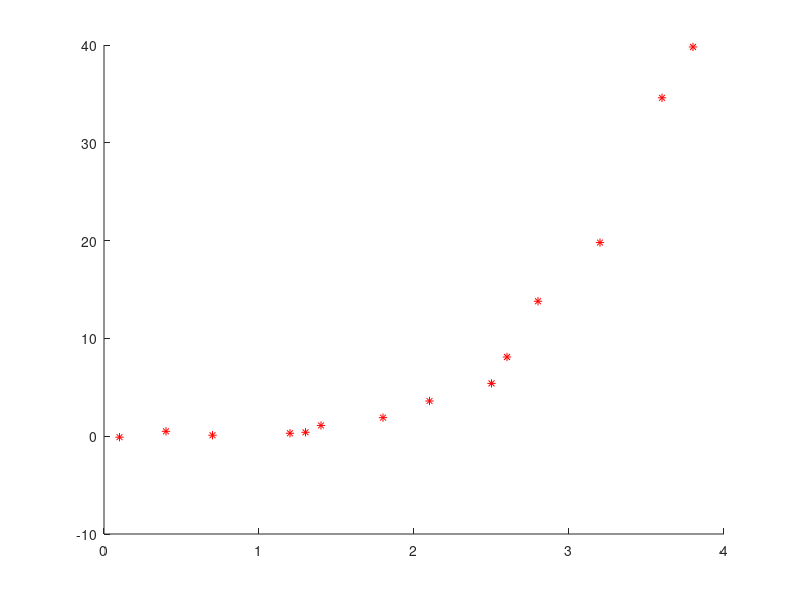

Write MATLAB code to recreate this figure. (Note: this script raises an error after producing the figure.)
%% Howto create figures
% 2024-09-03
%
% HTW Dresden, faculty of electrical engineering
% measurement engineering
% Prof. Matthias Henker
% ---------------------------------------------------------------------
% This is a simple sample script within a series of howto-files.
%
% This sample script is dealing with fitting curves to measurement data
% (regression: see also https://en.wikipedia.org/wiki/Regression_analysis)
% Matlab is very powerful and can make your life easier with lots of
% toolboxes such as the 'Curve Fitting Toolbox'. This a a very short
% introduction only.
%
% ATTENTION: The Curve Fitting Toolbox is required to run this script.
% You can download and install this toolbox directly in Matlab: Just go to
% HOME tab --> Add-Ons --> Get Add-Ons and search for Curve Fitting Toolbox
%
%   - for further reading use 'help fit' or 'doc fit' as starting point in
%     the Matlab help (after installation of toolbox)
%   - or search for 'curve fitting' in the Matlab help window
%
% just start this script (short cut 'F5') and get inspired

%% here we start

CleanMatlab = true; % true or false

% optionally clean Matlab
if CleanMatlab  % set to true/false to enable/disable cleaning
    clear;      % clear all variables from the workspace (see 'help clear')
    close all;  % close all figures
    clc;        % clear command window
end

% -------------------------------------------------------------------------
%% example 1 (shortest script, for more details see example 2)

% your noisy measurement values ==> you can replace them by your own data
x_meas = [ 0.1 0.4 0.7 1.2 1.3 1.4 1.8 2.1 2.5 2.6  2.8  3.2  3.6  3.8];
y_meas = [-0.1 0.5 0.1 0.3 0.4 1.1 1.9 3.6 5.4 8.1 13.8 19.8 34.6 39.8];

% plot measurement values: only show data points, but do not connect points
figure(1);
plot(x_meas, y_meas, 'r*', ...
    LineWidth   = 1      , ...
    DisplayName = 'measurement values');
grid on;

title('Curve fitting: fit to exponential function y(x) = A*exp(B*x)');
xlabel('x values')
ylabel('y values');

% your problem: find best fitting curve of type y = A*exp(B*x)
%
% as first step define your wanted curve as symbolic equation
%  - use 'x' independent variable (y = f(x))
%  - all other variables are the unknown coefficients you are searching for
myFType = fittype('A*exp(B*x)');    % ==> adjust definition to your needs

% now create fit object with your data and curve definition
% Notes: 
%   - data vectors have to be column vectors ==> use x' to transpose
%   - Matlab will output a warning that no starting point is given for the
%     coefficients ==> see also files *_2.m and *_3.m for more details
myFit = fit(x_meas', y_meas', myFType);
% show results
disp(myFit);

% now plot the best fitting curve into your diagram
figure(1);
% define plot range (like x_meas but equally spaced with small steps)
x_range = (0 : 0.01 : 4);

% evaluate best fitting curve for your x values
y_fitted = feval(myFit, x_range);

hold on;
plot(x_range, y_fitted, '--b', ...
    LineWidth   = 1             , ...
    DisplayName = sprintf('best fitting curve with A=%g and B=%g', ...
    myFit.A, myFit.B));
hold off;
% add a legend
legend('Location', 'northwest');

%% this is the end

disp('Curve Fitting Test Done.');

return % end of file